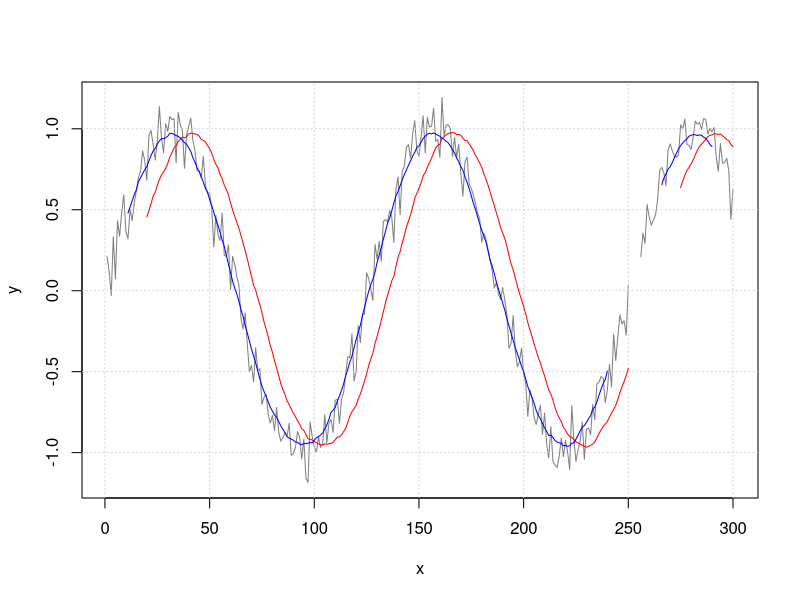
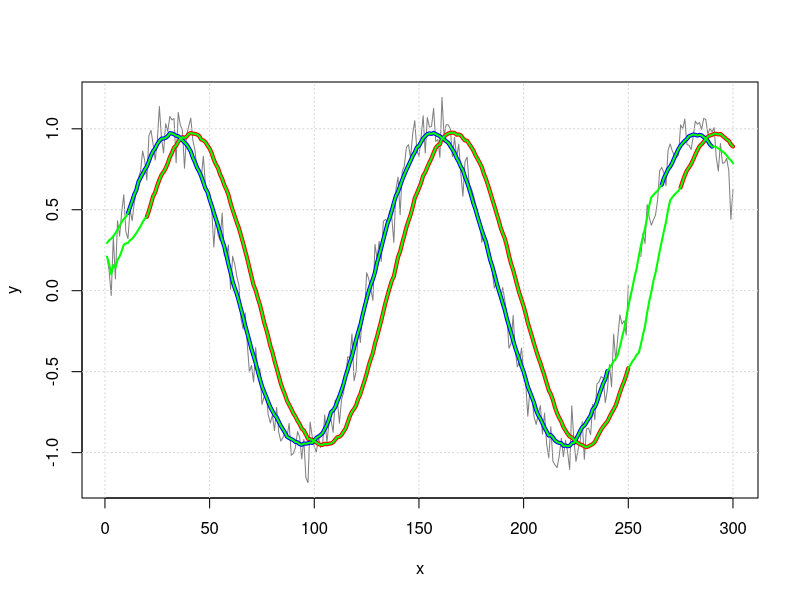

R code for these plots, in order:
set.seed(993)
x <- 1:300
y <- sin(x/20) + rnorm(300,sd=.1)
y[251:255] <- NA


plot(x, y, type="l", col=grey(.5))
# Draw gridlines
grid()

f20 <- rep(1/20, 20)
f20

y_lag <- filter(y, f20, sides=1)
lines(x, y_lag, col="red")

f21 <- rep(1/21,21)
f21

y_sym <- filter(y, f21, sides=2)
lines(x, y_sym, col="blue")


# x: the vector
# n: the number of samples
# centered: if FALSE, then average current sample and previous (n-1) samples
#           if TRUE, then average symmetrically in past and future. (If n is even, use one more sample from future.)
movingAverage <- function(x, n=1, centered=FALSE) {
  
  if (centered) {
    before <- floor  ((n-1)/2)
    after  <- ceiling((n-1)/2)
  } else {
    before <- n-1
    after  <- 0
  }
  
  # Track the sum and count of number of non-NA items
  s     <- rep(0, length(x))
  count <- rep(0, length(x))
  
  # Add the centered data 
  new <- x
  # Add to count list wherever there isn't a 
  count <- count + !is.na(new)
  # Now replace NA_s with 0_s and add to total
  new[is.na(new)] <- 0
  s <- s + new
  
  # Add the data from before
  i <- 1
  while (i <= before) {
    # This is the vector with offset values to add
    new   <- c(rep(NA, i), x[1:(length(x)-i)])
    
    count <- count + !is.na(new)
    new[is.na(new)] <- 0
    s <- s + new
    
    i <- i+1
  }
  
  # Add the data from after
  i <- 1
  while (i <= after) {
    # This is the vector with offset values to add
    new   <- c(x[(i+1):length(x)], rep(NA, i))
    
    count <- count + !is.na(new)
    new[is.na(new)] <- 0
    s <- s + new
    
    i <- i+1
  }
  
  # return sum divided by count
  s/count
}


# Make same plots from before, with thicker lines
plot(x, y, type="l", col=grey(.5))
grid()
y_lag <- filter(y, rep(1/20, 20), sides=1)
lines(x, y_lag, col="red", lwd=4)         # Lagged average in red
y_sym <- filter(y, rep(1/21,21), sides=2)
lines(x, y_sym, col="blue", lwd=4)        # Symmetrical average in blue

# Calculate lagged moving average with new method and overplot with green
y_lag_na.rm <- movingAverage(y, 20)
lines(x, y_lag_na.rm, col="green", lwd=2)

# Calculate symmetrical moving average  with new method and overplot with green
y_sym_na.rm <- movingAverage(y, 21, TRUE)
lines(x, y_sym_na.rm, col="green", lwd=2)
